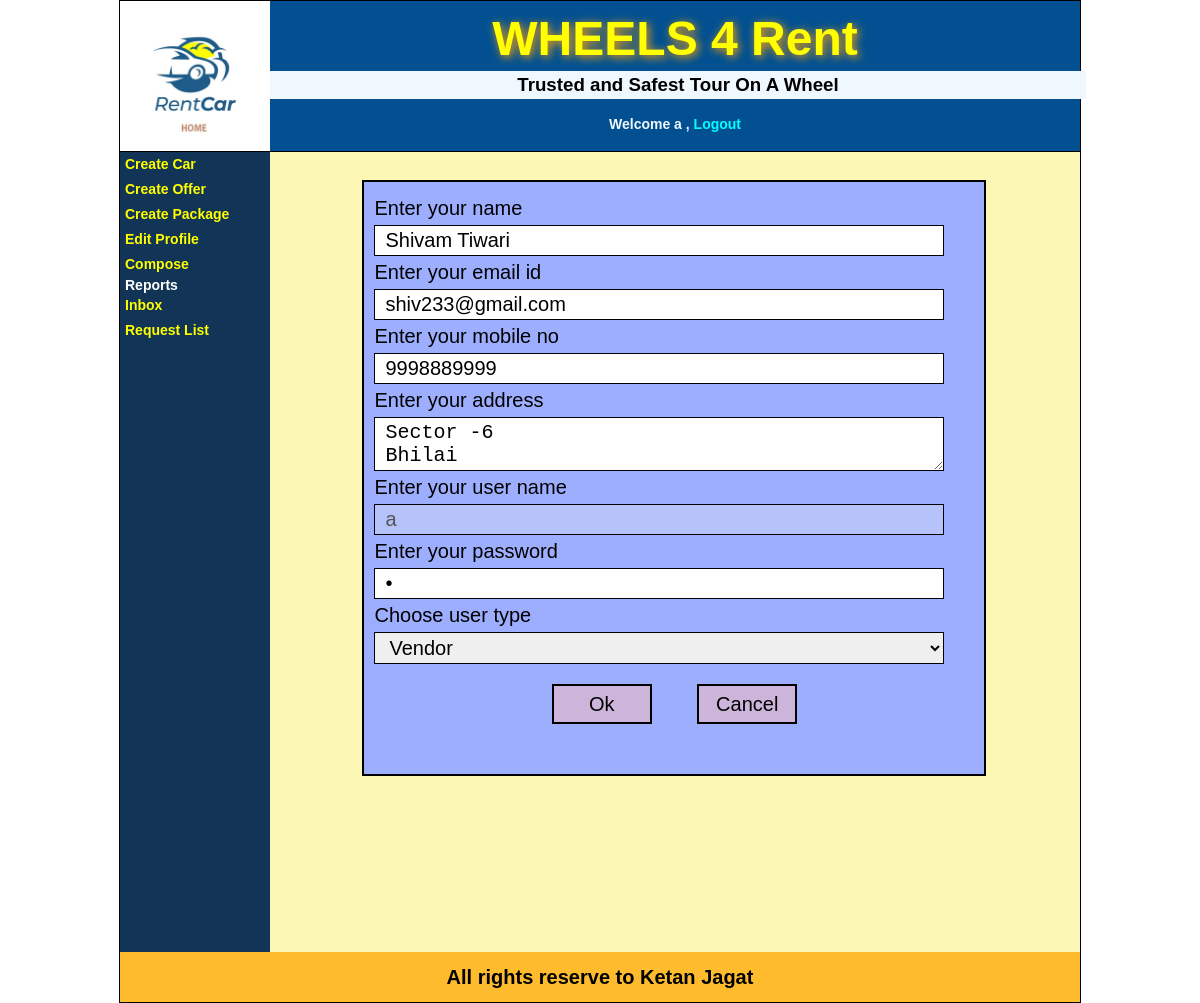
The app's page /editProfileVendor.php (signed in) with its own data.
### tables this page shows
CREATE TABLE IF NOT EXISTS `user_info` (
  `user_id` int(11) NOT NULL AUTO_INCREMENT,
  `cust_name` varchar(30) NOT NULL,
  `cust_email` varchar(30) NOT NULL,
  `cust_mobile` varchar(25) NOT NULL,
  `cust_address` text NOT NULL,
  `user_name` varchar(30) NOT NULL,
  `user_pass` varchar(15) NOT NULL,
  `user_type` varchar(10) NOT NULL,
  `reg_date` date NOT NULL,
  `connect_status` int(11) NOT NULL,
  PRIMARY KEY (`user_id`)
);

### editProfileVendor.php (the view, shortened to what this page needs)
<?php
  include("header.php");
?>
<div id='content'>
  <div id='parentDashboard'>
     <div id='leftDiv'>
         <?php
           include("vendorMenu.php");
         ?>
     </div>
     <div id='rightDiv'>
     <div>&nbsp;</div>
   <div id='myForm'>
      <?php
      include("dbConnect.php");
      $usr=$_SESSION["uname"];
      $rsUser=mysqli_query($con,"select * from user_info where user_name='$usr'");
      $row=mysqli_fetch_array($rsUser);
      ?>
     <form method="get" action="updateCustomer.php">
        <label>Enter your name</label>
        <input type="text" name="txtName" value='<?=$row["cust_name"];?>'>
        <label>Enter your email id</label>
        <input type="text" name="txtEmail" value='<?=$row["cust_email"];?>'>
        <label>Enter your mobile no</label>
        <input type="text" name="txtMobile" value='<?=$row["cust_mobile"];?>'>
        <label>Enter your address</label>
        <textarea name="txtAddress"><?=$row["cust_address"];?></textarea>
        <label>Enter your user name</label>
        <input disabled type="text" name="txtUser" value='<?=$row["user_name"];?>'>
        <label>Enter your password</label>
        <input type="password" name="txtPassword" value='<?=$row["user_pass"];?>'>
        <label>Choose user type</label>
        <select name='cmbType'>
           <option selected>Vendor</option>
        </select>
        <div id='btnGroup'>
          <input type="submit" value="Ok">
          <input type="reset" value="Cancel">
        </div>
      </form>
   </div>
   <div>&nbsp;</div>
     </div>
  </div>
</div>
<?php
  include("footer.php");
?>

### css/style.css (style rules this page uses)
body { padding: 0px; margin: 0px; font-family: Verdana, Geneva, Tahoma, sans-serif; }
#content { min-height: 450px; }
#myForm { width: 600px; min-height: 250px; background-color: #9DAEFF; border:2px solid black; padding: 10px; margin: 10px auto; font-size: 20px; }
#myForm label { display: block; margin: 5px 0px; }
#myForm input[type="text"],#myForm input[type="password"],#myForm textarea,#myForm input[type="date"],#myForm select { width:95%; font-size: 20px; padding:3px 10px; border:1px solid black; }
#btnGroup { text-align: center; }
#btnGroup input[type='submit'],#btnGroup input[type='reset'],#btnGroup input[type='button'] { min-width: 100px; height: 40px; border:2px solid black; background-color: #CDB4DB; margin: 20px; font-size: 20px; }
#parentDashboard { background-color:#fcf7b5; width: 100%; height: auto; min-height:450px ; }
#leftDiv { background-color: #123456; width: 150px; min-height:800px; display: inline-block; vertical-align: top; }
#rightDiv { vertical-align: top; background-color:#fcf7b5; width: 800px; min-height:800px; display: inline-block; margin-right:0px; }

### records on screen
user_info: txtName "Shivam Tiwari", txtEmail "shiv233@gmail.com", txtMobile "9998889999", txtAddress "Sector -6 Bhilai", txtUser "a"

### other values on screen
$_SESSION["uname"] "a"
